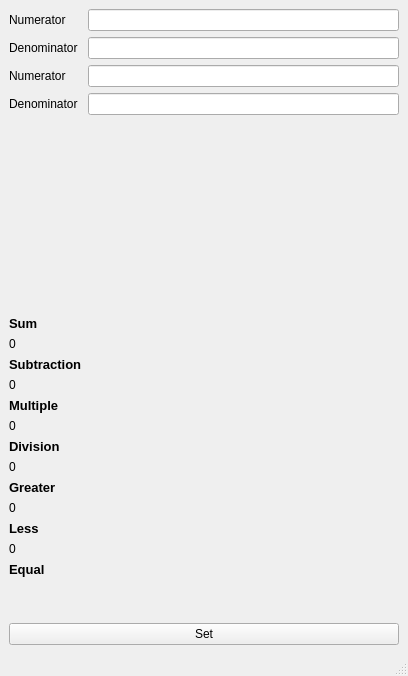
<?xml version="1.0" encoding="UTF-8"?>
<ui version="4.0">
 <class>MainWindow</class>
 <widget class="QMainWindow" name="MainWindow">
  <property name="geometry">
   <rect>
    <x>0</x>
    <y>0</y>
    <width>408</width>
    <height>676</height>
   </rect>
  </property>
  <property name="windowTitle">
   <string>MainWindow</string>
  </property>
  <widget class="QWidget" name="centralwidget">
   <layout class="QFormLayout" name="formLayout">
    <item row="1" column="0">
     <widget class="QLabel" name="label_3">
      <property name="text">
       <string>Numerator</string>
      </property>
     </widget>
    </item>
    <item row="1" column="1">
     <widget class="QLineEdit" name="numerator1"/>
    </item>
    <item row="2" column="0">
     <widget class="QLabel" name="label_4">
      <property name="text">
       <string>Denominator</string>
      </property>
     </widget>
    </item>
    <item row="2" column="1">
     <widget class="QLineEdit" name="denominator1"/>
    </item>
    <item row="5" column="0">
     <widget class="QLabel" name="label">
      <property name="text">
       <string>Numerator</string>
      </property>
     </widget>
    </item>
    <item row="5" column="1">
     <widget class="QLineEdit" name="numerator2"/>
    </item>
    <item row="6" column="0">
     <widget class="QLabel" name="label_2">
      <property name="text">
       <string>Denominator</string>
      </property>
     </widget>
    </item>
    <item row="6" column="1">
     <widget class="QLineEdit" name="denominator2"/>
    </item>
    <item row="8" column="0">
     <widget class="QLabel" name="label_5">
      <property name="font">
       <font>
        <pointsize>10</pointsize>
        <weight>75</weight>
        <bold>true</bold>
       </font>
      </property>
      <property name="text">
       <string>Sum</string>
      </property>
     </widget>
    </item>
    <item row="9" column="0">
     <widget class="QLabel" name="sumAns">
      <property name="enabled">
       <bool>true</bool>
      </property>
      <property name="text">
       <string>0</string>
      </property>
     </widget>
    </item>
    <item row="10" column="0">
     <widget class="QLabel" name="label_6">
      <property name="font">
       <font>
        <pointsize>10</pointsize>
        <weight>75</weight>
        <bold>true</bold>
       </font>
      </property>
      <property name="text">
       <string>Subtraction</string>
      </property>
     </widget>
    </item>
    <item row="11" column="0">
     <widget class="QLabel" name="subAns">
      <property name="text">
       <string>0</string>
      </property>
     </widget>
    </item>
    <item row="12" column="0">
     <widget class="QLabel" name="label_7">
      <property name="font">
       <font>
        <pointsize>10</pointsize>
        <weight>75</weight>
        <bold>true</bold>
       </font>
      </property>
      <property name="text">
       <string>Multiple</string>
      </property>
     </widget>
    </item>
    <item row="13" column="0">
     <widget class="QLabel" name="mulAns">
      <property name="text">
       <string>0</string>
      </property>
     </widget>
    </item>
    <item row="14" column="0">
     <widget class="QLabel" name="label_8">
      <property name="font">
       <font>
        <pointsize>10</pointsize>
        <weight>75</weight>
        <bold>true</bold>
       </font>
      </property>
      <property name="text">
       <string>Division</string>
      </property>
     </widget>
    </item>
    <item row="15" column="0">
     <widget class="QLabel" name="divAns">
      <property name="text">
       <string>0</string>
      </property>
     </widget>
    </item>
    <item row="16" column="0">
     <widget class="QLabel" name="label_9">
      <property name="font">
       <font>
        <pointsize>10</pointsize>
        <weight>75</weight>
        <bold>true</bold>
       </font>
      </property>
      <property name="text">
       <string>Greater</string>
      </property>
     </widget>
    </item>
    <item row="17" column="0">
     <widget class="QLabel" name="greateAns">
      <property name="text">
       <string>0</string>
      </property>
     </widget>
    </item>
    <item row="18" column="0">
     <widget class="QLabel" name="label_10">
      <property name="font">
       <font>
        <pointsize>10</pointsize>
        <weight>75</weight>
        <bold>true</bold>
       </font>
      </property>
      <property name="text">
       <string>Less</string>
      </property>
     </widget>
    </item>
    <item row="19" column="0">
     <widget class="QLabel" name="lessAns">
      <property name="text">
       <string>0</string>
      </property>
     </widget>
    </item>
    <item row="7" column="0" colspan="2">
     <spacer name="verticalSpacer">
      <property name="orientation">
       <enum>Qt::Vertical</enum>
      </property>
      <property name="sizeHint" stdset="0">
       <size>
        <width>20</width>
        <height>60</height>
       </size>
      </property>
     </spacer>
    </item>
    <item row="23" column="0" colspan="2">
     <widget class="QPushButton" name="SetRational">
      <property name="text">
       <string>Set</string>
      </property>
     </widget>
    </item>
    <item row="20" column="0">
     <widget class="QLabel" name="label_11">
      <property name="font">
       <font>
        <pointsize>10</pointsize>
        <weight>75</weight>
        <bold>true</bold>
       </font>
      </property>
      <property name="text">
       <string>Equal</string>
      </property>
     </widget>
    </item>
    <item row="21" column="0">
     <widget class="QLabel" name="eqAns">
      <property name="text">
       <string/>
      </property>
     </widget>
    </item>
    <item row="22" column="0">
     <widget class="QLabel" name="amount">
      <property name="text">
       <string/>
      </property>
     </widget>
    </item>
   </layout>
  </widget>
  <widget class="QMenuBar" name="menubar">
   <property name="geometry">
    <rect>
     <x>0</x>
     <y>0</y>
     <width>408</width>
     <height>25</height>
    </rect>
   </property>
  </widget>
  <widget class="QStatusBar" name="statusbar"/>
 </widget>
 <resources/>
 <connections/>
</ui>
